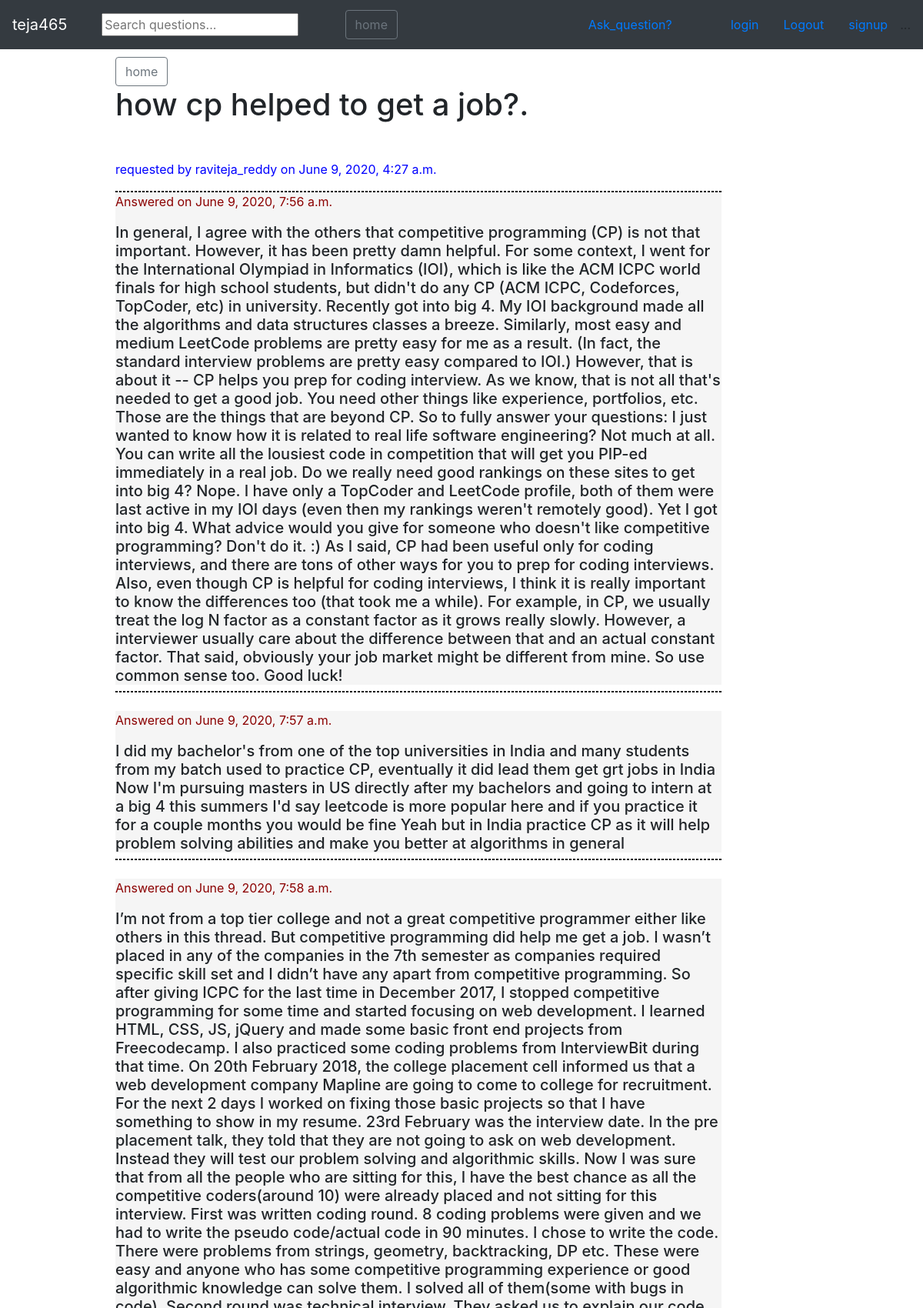
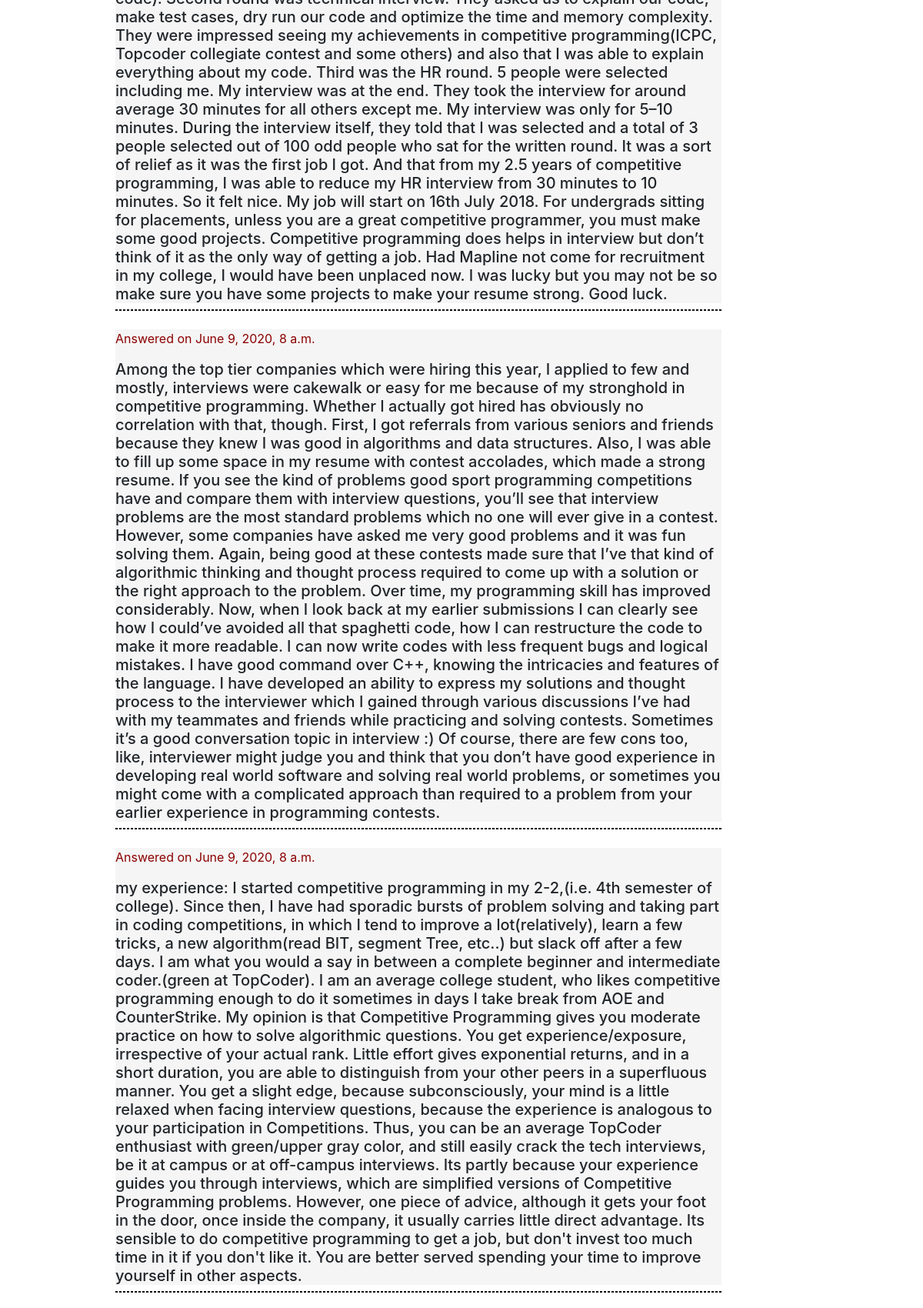
The app's page /detail/2 (upper part) with its own data (2 pictures, top to bottom).
### myapp/models.py (models this page shows, shortened)
class questions_model(models.Model):
    author = models.ForeignKey(User,on_delete=models.CASCADE,related_name='questions')
    question = models.TextField()
    date=models.DateTimeField(default=timezone.now)

class answers_model(models.Model):
    date=models.DateTimeField(default=timezone.now)
    answer = models.TextField(default='  ')
    question = models.ForeignKey(questions_model, default=1,  on_delete=models.CASCADE,related_name='answers')

### myapp/views.py (the view)
# urls.py: re_path(r'^detail/(?P<id>\d+)', views.question_detail_view),
def question_detail_view(request,id):
    question=questions_model.objects.get(id=id)
    answers=question.answers.all()
    return render(request,'questionDetail.html',{'question':question,'answers':answers})

### templates/questionDetail.html (shortened to what this page needs)
<!DOCTYPE html>
{% extends 'base.html'%}
{% block detailQuestion%}
<div class="qa">
  <a href="http://127.0.0.1:8000/" class="btn btn-outline-secondary">home</a>
<h1> {{question.question}} </h1>
<p> &emsp;&emsp;
  <div class="aut_date">
  requested by {{question.author}} on {{question.date}}
    </div>
</p>
<div class="striped-border">
</div>
{%if answers%}
    {% for answer in answers %}
        <div class="ans_date">
          <div class="answer_date_individual">  <p> Answered on {{answer.date}}</p>
          </div>
      <h5>{{answer.answer}}</h5>
        </div>
      <div class="striped-border">
      </div>
      <br>
    {% endfor%}
      <br><a href="http://127.0.0.1:8000/answer/{{question.id}}" class="btn btn-primary">Answer this question</a>
  {% else%}
  <h3>No one answered this question
    be the first to answer</h3>
<a href="http://127.0.0.1:8000/answer/{{question.id}}" class="btn btn-primary">Answer this question</a>
    <a href="answer/{{question.id}}"></a>
  {% endif%}
</div>
{% endblock %}

### static/index.css (style rules this page uses)
.striped-border { border: 1px dashed #000; margin: auto; margin-top:0%; margin-bottom: 0%; }
.qa { float:left; padding: 10px 10px 0 150px ; width: 79%; }
.aut_date { color:blue; }
.ans_date { background-color: WhiteSmoke; }
.answer_date_individual { color:DarkRed; }

### records on screen
questions_model: question "how cp helped to get a job?.", author "raviteja_reddy", date "June 9, 2020, 4:27 a.m."
answers_model: date "June 9, 2020, 7:56 a.m.", answer "In general, I agree with the others that competitive programming (CP) is not that important. However, it has been pretty damn helpful. For some context, I went for the International Olympiad in Informatics (IOI), which is like the ACM ICPC world finals for high school students, but didn't do any CP (ACM ICPC, Codeforces, TopCoder, etc) in university. Recently got into big 4. My IOI background made all the algorithms and data structures classes a breeze. Similarly, most easy and medium LeetCode problems are pretty easy for me as a result. (In fact, the standard interview problems are pretty easy compared to IOI.) However, that is about it -- CP helps you prep for coding interview. As we…"
answers_model: date "June 9, 2020, 7:57 a.m.", answer "I did my bachelor's from one of the top universities in India and many students from my batch used to practice CP, eventually it did lead them get grt jobs in India Now I'm pursuing masters in US directly after my bachelors and going to intern at a big 4 this summers I'd say leetcode is more popular here and if you practice it for a couple months you would be fine Yeah but in India practice CP as it will help problem solving abilities and make you better at algorithms in general"
answers_model: date "June 9, 2020, 7:58 a.m.", answer "I’m not from a top tier college and not a great competitive programmer either like others in this thread. But competitive programming did help me get a job. I wasn’t placed in any of the companies in the 7th semester as companies required specific skill set and I didn’t have any apart from competitive programming. So after giving ICPC for the last time in December 2017, I stopped competitive programming for some time and started focusing on web development. I learned HTML, CSS, JS, jQuery and made some basic front end projects from Freecodecamp. I also practiced some coding problems from InterviewBit during that time. On 20th February 2018, the college placement cell informed us that a web…"
answers_model: date "June 9, 2020, 8 a.m.", answer "Among the top tier companies which were hiring this year, I applied to few and mostly, interviews were cakewalk or easy for me because of my stronghold in competitive programming. Whether I actually got hired has obviously no correlation with that, though. First, I got referrals from various seniors and friends because they knew I was good in algorithms and data structures. Also, I was able to fill up some space in my resume with contest accolades, which made a strong resume. If you see the kind of problems good sport programming competitions have and compare them with interview questions, you’ll see that interview problems are the most standard problems which no one will ever give in a…"
answers_model: date "June 9, 2020, 8 a.m.", answer "my experience: I started competitive programming in my 2-2,(i.e. 4th semester of college). Since then, I have had sporadic bursts of problem solving and taking part in coding competitions, in which I tend to improve a lot(relatively), learn a few tricks, a new algorithm(read BIT, segment Tree, etc..) but slack off after a few days. I am what you would a say in between a complete beginner and intermediate coder.(green at TopCoder). I am an average college student, who likes competitive programming enough to do it sometimes in days I take break from AOE and CounterStrike. My opinion is that Competitive Programming gives you moderate practice on how to solve algorithmic questions. You get…"
